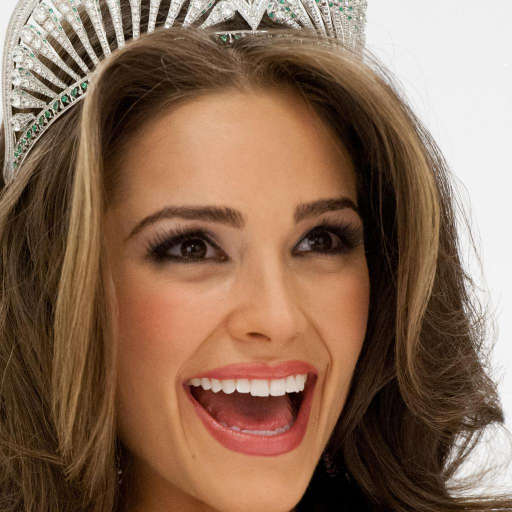
#> input picture sample/0.jpg, 1024 x 1024 px (shown at 1/2 size)
$ python -i data_processing.py   (imports and definitions only)
#> lines starting #> are read from the running program, lines starting #| are printed output that depends on the picture
import os.path as osp
import os
import random
import shutil
import pickle

from tqdm import tqdm
from glob import glob
from PIL import Image, ImageFilter
from collections import defaultdict

dataset_dir = 'datasets'


# [65 lines left out: functions data_split, get_color_domain_data, median_testing, get_colors, not called in this run]


def get_color_map(img_path, imsize=(512, 512)):

#> called with img_path = 'sample/0.jpg', imsize = (512, 512)
    img_name = osp.basename(img_path)
    dir_name = osp.dirname(img_path)
    fid = str(img_name.split('_')[0]).zfill(5)
    seg_list = ['hair', 'skin', 'l_brow', 'l_eye', 'l_lip', 'mouth', 'neck', 'nose', 'r_brow', 'r_eye', 'u_lip']
    face_im = Image.open(img_path).resize(imsize).convert('RGB')
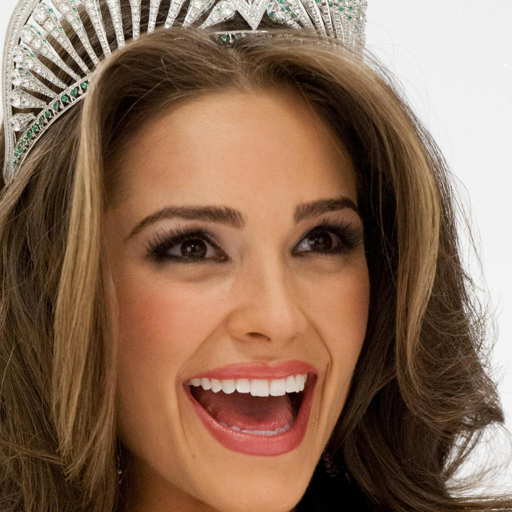
#> face_im: PIL image 512x512 RGB; mean R, G, B 137.9, 107.6, 86.8
    color_image = Image.new('RGB', imsize)
#> color_image: PIL image 512x512 RGB; every value is 0
    failure_dict = defaultdict(list)

    def find_path(img_name):
#> called with img_name = '0.jpg_hair.png'
        for i in range(0, 15):
            path = osp.join('CelebAMask-HQ', 'CelebAMask-HQ-mask-anno', f'{str(i)}', img_name)
            if osp.exists(path):
                return path
        return False

    for seg in seg_list:

        path = find_path(f'{fid}_{seg}.png')

        if path is False:
            #print(f'{fid}_{seg}.png')
            failure_dict[fid].append(seg)
            #raise FileNotFoundError
            continue

        seg_map = Image.open(path).convert('1')
        area_list = list()

        for i in range(imsize[0]):
            for j in range(imsize[1]):
                if seg_map.getpixel((i, j)) == 255:
                    area_list.append((i, j))

        seg_colors = get_colors(face_im, area_list)

        if len(seg_colors) == 0:
            failure_dict[fid].append(seg)
            continue

        r = sum([x[0] for x in seg_colors]) / len(seg_colors)
        g = sum([x[1] for x in seg_colors]) / len(seg_colors)
        b = sum([x[2] for x in seg_colors]) / len(seg_colors)
        r, g, b = int(r), int(g), int(b)

        for x, y in area_list:
            color_image.putpixel((x, y), (r, g, b))
        seg_map.close()

    face_im.close()
#> (the run stopped early here; a loop or call above may not have finished)
